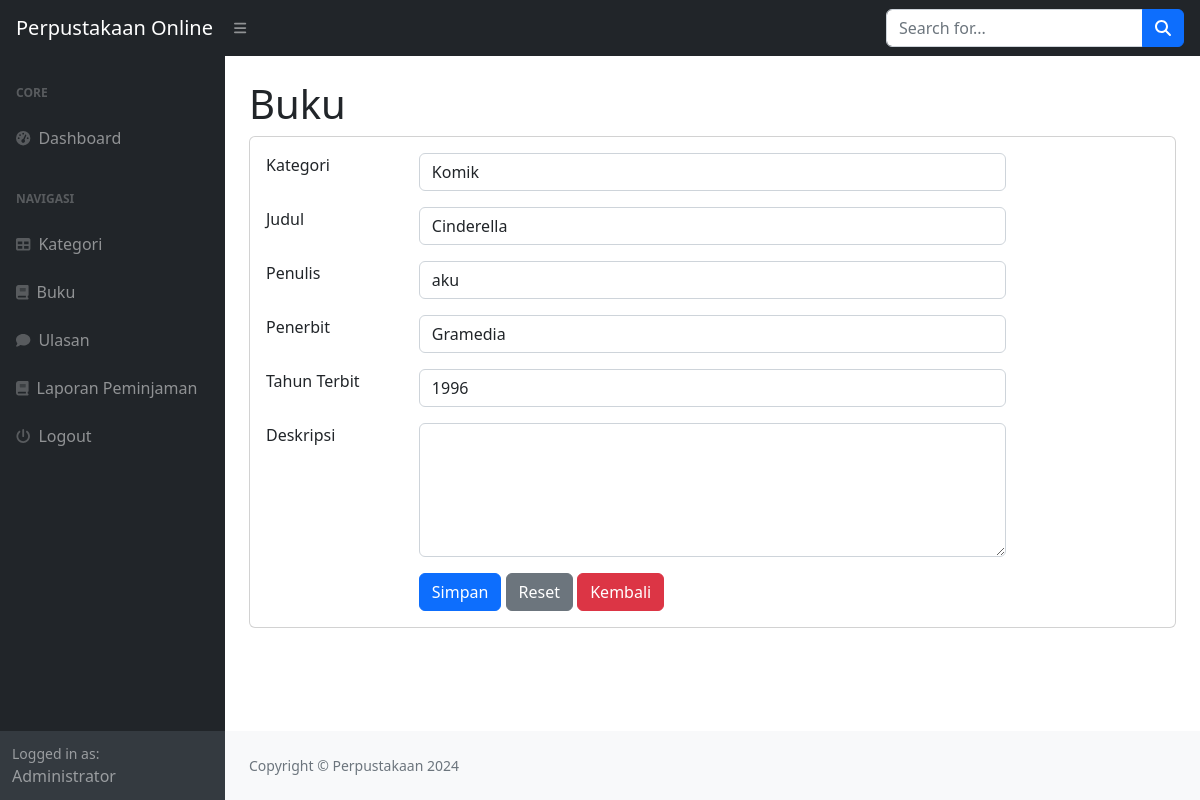
The app's page /index.php?page=buku_ubah&&id=2 (signed in) with its own data.
### tables this page shows
CREATE TABLE `buku` (
  `id_buku` int(11) NOT NULL,
  `id_kategori` int(11) DEFAULT NULL,
  `judul` varchar(255) DEFAULT NULL,
  `penulis` varchar(255) DEFAULT NULL,
  `penerbit` varchar(255) DEFAULT NULL,
  `tahun_terbit` varchar(255) DEFAULT NULL,
  `deskripsi` text DEFAULT NULL
);

CREATE TABLE `kategori` (
  `id_kategori` int(11) NOT NULL,
  `kategori` varchar(255) DEFAULT NULL
);

### buku_ubah.php (the view, shortened to what this page needs)
<h1 class="mt-4">Buku</h1>
<div class="card">
    <div class="card-body">
    <div class="row">
    <div class="col-md-12">
    <form method="post">
    <?php
    $id = $_GET['id'];
        $query = mysqli_query($koneksi, "SELECT*FROM buku WHERE id_buku=$id");
        $data = mysqli_fetch_array($query);
    ?>
            <div class="row mb-3">
                <div class="col-md-2">Kategori</div>
                <div class="col-md-8">
                    <select name="id_kategori" class="form-control">
                        <?php
                        $kat = mysqli_query($koneksi, "SELECT*FROM kategori");
                        while($kategori = mysqli_fetch_array($kat)) {
                            ?>
                            <option <?php if($kategori['id_kategori'] == $data['id_kategori']) echo 'selected'; ?> value="<?php echo $kategori['id_kategori']; ?>"><?php echo $kategori['kategori']; ?></option>
                            <?php
                        }
                        ?>
                    </select>
                </div>
            </div>
            <div class="row mb-3">
                <div class="col-md-2">Judul</div>
                <div class="col-md-8"><input type="text"  value="<?php echo $data['judul']; ?>" class="form-control" name="judul"></div>
            </div>
            <div class="row mb-3">
                <div class="col-md-2">Penulis</div>
                <div class="col-md-8"><input type="text" value="<?php echo $data['penulis']; ?>" class="form-control" name="penulis"></div>
            </div>
            <div class="row mb-3">
                <div class="col-md-2">Penerbit</div>
                <div class="col-md-8"><input type="text" value="<?php echo $data['penerbit']; ?>" class="form-control" name="penerbit"></div>
            </div>
            <div class="row mb-3">
                <div class="col-md-2">Tahun Terbit</div>
                <div class="col-md-8"><input type="number" value="<?php echo $data['tahun_terbit']; ?>" class="form-control" name="tahun_terbit"></div>
            </div>
            <div class="row mb-3">
                <div class="col-md-2">Deskripsi</div>
                <div class="col-md-8">
                    <textarea name="deskripsi" rows="5" class="form-control" value="<?php echo $data['deskripsi']; ?>"></textarea>
                </div>
            </div>
            <div class="row">
                <div class="col-md-2"></div>
                <div class="col-md-8">
            <button type="submit" class="btn btn-primary" name="submit" value="submit">Simpan</button>
            <button type="reset" class="btn btn-secondary">Reset</button>
                <a href="?page=buku" class="btn btn-danger">Kembali</a>
                </div>
            </div>
        </form>
    </div>
</div>
    </div>
</div>

### records on screen
buku: id_kategori "Komik", judul "Cinderella", penulis "aku", penerbit "Gramedia", tahun_terbit "1996"

### other values on screen
$_SESSION['user']['nama'] "Administrator"
